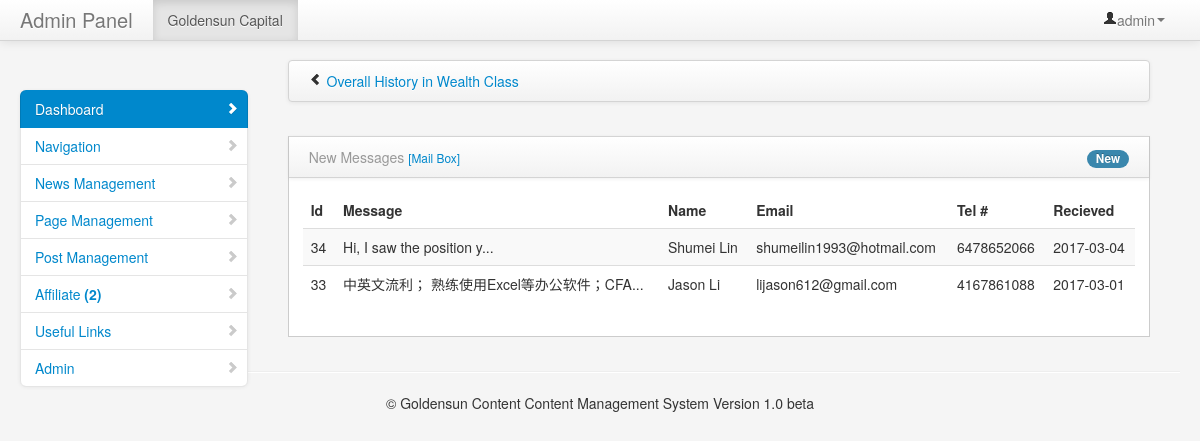
/admin/index.php (signed in), run on the app's committed database.
### tables this page shows
CREATE TABLE `feedback` (
  `id` int(11) NOT NULL,
  `title` varchar(100) NOT NULL,
  `email` varchar(255) NOT NULL,
  `name` varchar(255) NOT NULL,
  `phone` varchar(100) NOT NULL,
  `content` text NOT NULL,
  `attachment` text NOT NULL,
  `get_date` timestamp NOT NULL DEFAULT CURRENT_TIMESTAMP,
  `deleted` int(11) DEFAULT '0'
);

### helpers/helpers.php (called while the page is built, shortened)
<?php
function utf8Substr($str, $from, $len)
{
   return preg_replace('#^(?:[\x00-\x7F]|[\xC0-\xFF][\x80-\xBF]+){0,'.$from.'}'.
                      '((?:[\x00-\x7F]|[\xC0-\xFF][\x80-\xBF]+){0,'.$len.'}).*#s',
                      '$1',$str);
}

### admin/index.php (the view, shortened to what this page needs)
<?php
include "includes/header.php";
include "includes/navigation.php";?>
        <div class="container-fluid">
            <div class="row-fluid">
              <?php include "includes/sidebar.php";?>
                <div class="span9" id="content">
                    <div class="row-fluid">
                        	<div class="navbar">
                            	<div class="navbar-inner">
	                                <ul class="breadcrumb">
	                                    <i class="icon-chevron-left hide-sidebar"><a href='#' title="Hide Sidebar" rel='tooltip'>&nbsp;</a></i>
	                                    <li>
	                                        <a href="index.php">Overall History in Wealth Class</a>
	                                    </li>
	                                </ul>
                            	</div>
                        	</div>
                    	</div>
                    <div class="row-fluid">
                        <div class="span12">
                            <div class="block">
                                <div class="navbar navbar-inner block-header">
                                    <div class="muted pull-left">New Messages <a href="affiliate.php"><small>[Mail Box]</small></a></div>
                                    <div class="pull-right"><span class="badge badge-info">New</span>
                                    </div>
                                </div>
                                <div class="block-content collapse in">
                                  <table class="table table-striped">
                                           <thead>
                                               <tr>
                                                   <th>Id</th>
                                                   <th>Message</th>
                                                   <th>Name</th>
                                                   <th>Email</th>
                                                   <th>Tel #</th>
                                                   <th>Recieved</th>
                                               </tr>
                                           </thead>
                                           <tbody>
                                               <?php
                         $per_page = 15;
                         $page = (isset($_GET['page'])) ? (int)$_GET['page'] : 1;
                         $start = ($page - 1) * $per_page;
                         $query = mysql_query("SELECT * FROM feedback ORDER BY id DESC LIMIT $start, $per_page");
                         while ($data = mysql_fetch_array($query)) {
                         ?>
                           <tr>
                             <td><?php echo $data['id']; ?></td>
                             <td><?php echo utf8Substr($data['content'],0,25); ?>...</td>
                             <td><?php echo $data['name']; ?></td>
                             <td><?php echo $data['email']; ?></td>
                             <td><?php echo $data['phone']; ?></td>
                             <td><?php $datetime = explode(" ",$data['get_date']);
                             echo $datetime[0]; ?></td>
                                                   </tr>
                         <?php
                         }
                         ?>
                                           </tbody>
                                       </table>
                                </div>
                            </div>
                        </div>
                    </div>
                </div>
            </div>
<?php include "includes/footer.php";?>

### admin/assets/styles.css (style rules this page uses)
body { padding-top: 60px; padding-bottom: 40px; background-color: #f5f5f5; }
#content { margin-left:0px; }
.hide-sidebar, .show-sidebar { cursor: pointer; }
.breadcrumb { margin: 0 0 0px; padding: 10px 0px; background-color: transparent; }
.block { border: 1px solid #ccc; background: white; margin: 1em 0em; border-top: none; }
.block-content { margin: 1em; min-height: .25em; }
.block-header { margin-bottom: 0px; border-right: none; border-left: none; -webkit-border-radius: 0px; -moz-border-radius: 0px; border-radius: 0px; }
.block-header div { padding-top: 10px; }

### data on the page
feedback: id "34", content "Hi, I saw the position y", name "Shumei Lin", email "shumeilin1993@hotmail.com", phone "6478652066", get_date "2017-03-04"
feedback: id "33", content "中英文流利； 熟练使用Excel等办公软件；CFA", name "Jason Li", email "lijason612@gmail.com", phone "4167861088", get_date "2017-03-01"

### other printed values
$_SESSION['username'] "admin"
$num "2"
